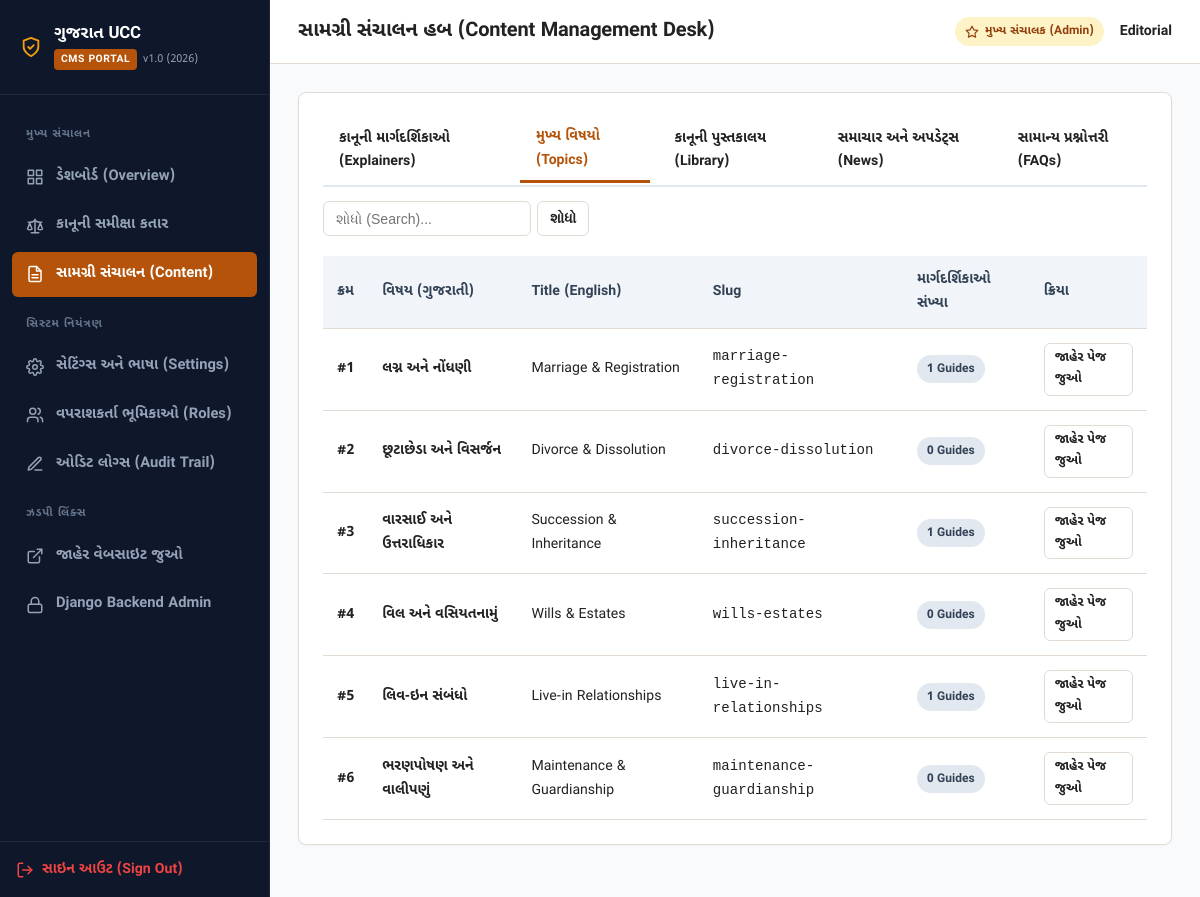
Page /portal-admin/content/?tab=topics (signed in) on the committed database.
### apps/topics/models.py (models this page shows, shortened)
class Topic(models.Model):
    name_en = models.CharField(max_length=200, help_text="e.g., Marriage & Registration")
    name_gu = models.CharField(max_length=200, help_text="e.g., લગ્ન અને નોંધણી")
    slug = models.SlugField(max_length=200, unique=True)
    summary_en = models.TextField(help_text="Concise plain-language overview of the topic.")
    summary_gu = models.TextField(help_text="ગુજરાતીમાં વિષયનો સંક્ષિપ્ત સારાંશ.")
    overview_body_en = models.TextField(blank=True, help_text="Detailed overview of UCC provisions for this topic.")
    overview_body_gu = models.TextField(blank=True, help_text="વિગતવાર જોગવાઈઓની સમજૂતી.")
    icon_name = models.CharField(max_length=50, default="scale", help_text="Icon identifier (e.g., ring, scale, tree, file, heart, shield)")
    order = models.PositiveIntegerField(default=0)
    is_active = models.BooleanField(default=True)
    meta_title_en = models.CharField(max_length=200, blank=True)
    meta_title_gu = models.CharField(max_length=200, blank=True)
    meta_desc_en = models.CharField(max_length=300, blank=True)
    meta_desc_gu = models.CharField(max_length=300, blank=True)
    class Meta:
        ordering = ['order', 'name_en']
        verbose_name = "UCC Topic"
        verbose_name_plural = "UCC Topics"
    @property
    def title_gu(self):
        return self.name_gu
    @property
    def title_en(self):
        return self.name_en

### apps/core/admin_views.py (the view, shortened to what this page needs)
# urls.py: path('portal-admin/content/', admin_views.admin_content_list, name='portal_admin_content'),
@portal_admin_required
def admin_content_list(request):
    tab = request.GET.get('tab', 'explainers')
    search_q = request.GET.get('q', '').strip()
    explainers = Explainer.objects.select_related('topic').order_by('-id')
    topics = Topic.objects.all().order_by('order')
    documents = LegalDocument.objects.all().order_by('-publication_date')
    news_items = NewsArticle.objects.all().order_by('-published_date')
    faqs = FAQ.objects.all().order_by('order')
    return render(request, 'portal_admin/content_list.html', {
        'active_tab': tab,
        'search_q': search_q,
        'explainers': explainers,
        'topics': topics,
        'documents': documents,
        'news_items': news_items,
        'faqs': faqs,
    })

### templates/portal_admin/content_list.html (shortened to what this page needs)
{% extends 'portal_admin/base_admin.html' %}
{% load core_tags %}
{% block admin_heading %}સામગ્રી સંચાલન હબ (Content Management Desk){% endblock %}
{% block admin_content %}
<div class="card-panel">
    <div style="display: flex; justify-content: space-between; align-items: center; margin-bottom: 20px; flex-wrap: wrap; gap: 14px;">
        <div style="display: flex; gap: 8px; border-bottom: 2px solid #E2E8F0; padding-bottom: 2px;">
            <a href="?tab=explainers" class="btn-portal-outline" style="border: none; {% if active_tab == 'explainers' %}color: #B45309; border-bottom: 3px solid #B45309; border-radius: 0; font-weight: 800;{% endif %}">
                કાનૂની માર્ગદર્શિકાઓ (Explainers)
            </a>
            <a href="?tab=topics" class="btn-portal-outline" style="border: none; {% if active_tab == 'topics' %}color: #B45309; border-bottom: 3px solid #B45309; border-radius: 0; font-weight: 800;{% endif %}">
                મુખ્ય વિષયો (Topics)
            </a>
            <a href="?tab=documents" class="btn-portal-outline" style="border: none; {% if active_tab == 'documents' %}color: #B45309; border-bottom: 3px solid #B45309; border-radius: 0; font-weight: 800;{% endif %}">
                કાનૂની પુસ્તકાલય (Library)
            </a>
            <a href="?tab=news" class="btn-portal-outline" style="border: none; {% if active_tab == 'news' %}color: #B45309; border-bottom: 3px solid #B45309; border-radius: 0; font-weight: 800;{% endif %}">
                સમાચાર અને અપડેટ્સ (News)
            </a>
            <a href="?tab=faqs" class="btn-portal-outline" style="border: none; {% if active_tab == 'faqs' %}color: #B45309; border-bottom: 3px solid #B45309; border-radius: 0; font-weight: 800;{% endif %}">
                સામાન્ય પ્રશ્નોત્તરી (FAQs)
            </a>
        </div>
        <div style="display: flex; gap: 10px; align-items: center;">
            <form method="get" action="" style="display: flex; gap: 6px;">
                <input type="text" name="q" value="{{ search_q }}" placeholder="શોધો (Search)..." style="padding: 8px 12px; border: 1px solid var(--border-subtle); border-radius: 6px; font-size: 0.88rem;">
                <button type="submit" class="btn-portal-outline" style="padding: 8px 12px;">શોધો</button>
            </form>
        </div>
    </div>
    {% if active_tab == 'explainers' %}
    <div class="table-responsive">
        <table class="portal-table">
            <thead>
                <tr>
                    <th>શીર્ષક (ગુજરાતી / English)</th>
                    <th>મુખ્ય વિષય</th>
                    <th>કાનૂની સ્થિતિ બેજ</th>
                    <th>સંપાદકીય સ્થિતિ</th>
                    <th>કાનૂની સમીક્ષક વકીલ</th>
                    <th>ક્રિયા</th>
                </tr>
            </thead>
            <tbody>
                {% for item in explainers %}
                <tr>
                    <td>
                        <div style="font-weight: 700; color: var(--ink-charcoal);">{{ item.title_gu }}</div>
                        <div style="font-size: 0.8rem; color: var(--muted-grey);">{{ item.title_en }}</div>
                    </td>
                    <td>
                        <span style="font-size: 0.84rem; font-weight: 600;">{{ item.topic.title_gu }}</span>
                    </td>
                    <td>
                        <span class="status-badge status-badge-warning" style="font-size: 0.72rem;">
                            {{ item.get_legal_status_badge_display }}
                        </span>
                    </td>
                    <td>
                        <span class="role-pill {% if item.editorial_status == 'PUBLISHED' %}role-admin{% elif item.editorial_status == 'LEGAL_REVIEW' %}role-legal{% else %}role-editor{% endif %}">
                            {{ item.get_editorial_status_display }}
                        </span>
                    </td>
                    <td style="font-size: 0.82rem; color: #334155;">
                        {{ item.legal_reviewer_name|default:"Advocate Review Awaited" }}
                    </td>
                    <td>
                        <div style="display: flex; gap: 8px; align-items: center;">
                            <a href="{% url 'portal_admin_explainer_edit' item.id %}" class="btn-portal-outline" style="padding: 4px 10px; font-size: 0.8rem;">
                                સંપાદન (Edit)
                            </a>
                            <a href="{% url 'explainer_detail' item.slug %}" target="_blank" style="color: #64748B;">
                                <svg class="icon-svg icon-sm" viewBox="0 0 24 24"><path d="M18 13v6a2 2 0 0 1-2 2H5a2 2 0 0 1-2-2V8a2 2 0 0 1 2-2h6"/><polyline points="15 3 21 3 21 9"/><line x1="10" y1="14" x2="21" y2="3"/></svg>
                            </a>
                        </div>
                    </td>
                </tr>
                {% empty %}
                <tr>
                    <td colspan="6" style="text-align: center; color: var(--muted-grey); padding: 30px;">
                        કોઈ માર્ગદર્શિકા મળી નથી.
                    </td>
                </tr>
                {% endfor %}
            </tbody>
        </table>
    </div>
    {% elif active_tab == 'topics' %}
    <div class="table-responsive">
        <table class="portal-table">
            <thead>
                <tr>
                    <th>ક્રમ</th>
                    <th>વિષય (ગુજરાતી)</th>
                    <th>Title (English)</th>
                    <th>Slug</th>
                    <th>માર્ગદર્શિકાઓ સંખ્યા</th>
                    <th>ક્રિયા</th>
                </tr>
            </thead>
            <tbody>
                {% for t in topics %}
                <tr>
                    <td style="font-weight: 700;">#{{ t.order }}</td>
                    <td style="font-weight: 700; color: var(--ink-charcoal);">{{ t.title_gu }}</td>
                    <td>{{ t.title_en }}</td>
                    <td><code>{{ t.slug }}</code></td>
                    <td><span class="role-pill role-editor">{{ t.explainers.count }} Guides</span></td>
                    <td>
                        <a href="{% url 'topic_detail' t.slug %}" target="_blank" class="btn-portal-outline" style="padding: 4px 10px; font-size: 0.8rem;">
                            જાહેર પેજ જુઓ
                        </a>
                    </td>
                </tr>
                {% endfor %}
            </tbody>
        </table>
    </div>
    {% endif %}
</div>
{% endblock %}

### templates/portal_admin/base_admin.html (shortened to what this page needs)
{% load static core_tags %}
<!DOCTYPE html>
<html lang="gu">
<head>
    <link rel="stylesheet" href="{% static 'css/style.css' %}">
</head>
<body class="lang-gu theme-light">
<div class="admin-layout">
    <aside class="admin-sidebar">
        <div class="admin-brand">
            <svg class="icon-svg icon-lg" style="color: #F59E0B;" viewBox="0 0 24 24"><path d="M12 22s8-4 8-10V5l-8-3-8 3v7c0 6 8 10 8 10z"/><path d="m9 12 2 2 4-4"/></svg>
            <div>
                <h2>ગુજરાત UCC</h2>
                <div style="display: flex; align-items: center; gap: 6px; margin-top: 3px;">
                    <span class="admin-brand-badge">CMS Portal</span>
                    <span style="font-size: 0.68rem; color: #94A3B8;">v1.0 (2026)</span>
                </div>
            </div>
        </div>
        <nav class="admin-nav">
            <span class="admin-nav-category">મુખ્ય સંચાલન</span>
            <a href="{% url 'portal_admin_home' %}" class="admin-nav-item {% if request.resolver_match.url_name == 'portal_admin_home' %}active{% endif %}">
                <svg class="icon-svg icon-md" viewBox="0 0 24 24"><rect x="3" y="3" width="7" height="7"/><rect x="14" y="3" width="7" height="7"/><rect x="14" y="14" width="7" height="7"/><rect x="3" y="14" width="7" height="7"/></svg>
                <span>ડેશબોર્ડ (Overview)</span>
            </a>
            <a href="{% url 'portal_admin_review_queue' %}" class="admin-nav-item {% if request.resolver_match.url_name == 'portal_admin_review_queue' %}active{% endif %}">
                <svg class="icon-svg icon-md" viewBox="0 0 24 24"><path d="m16 16 3-8 3 8c-.87.65-1.92 1-3 1s-2.13-.35-3-1Z"/><path d="m2 16 3-8 3 8c-.87.65-1.92 1-3 1s-2.13-.35-3-1Z"/><path d="M7 21h10"/><path d="M12 3v18"/><path d="M3 7h2c2 0 5-1 7-2 2 1 5 2 7 2h2"/></svg>
                <span>કાનૂની સમીક્ષા કતાર</span>
            </a>
            <a href="{% url 'portal_admin_content' %}" class="admin-nav-item {% if 'content' in request.resolver_match.url_name or 'explainer' in request.resolver_match.url_name %}active{% endif %}">
                <svg class="icon-svg icon-md" viewBox="0 0 24 24"><path d="M14 2H6a2 2 0 0 0-2 2v16a2 2 0 0 0 2 2h12a2 2 0 0 0 2-2V8z"/><polyline points="14 2 14 8 20 8"/><line x1="16" y1="13" x2="8" y2="13"/><line x1="16" y1="17" x2="8" y2="17"/></svg>
                <span>સામગ્રી સંચાલન (Content)</span>
            </a>
            <span class="admin-nav-category">સિસ્ટમ નિયંત્રણ</span>
            <a href="{% url 'portal_admin_settings' %}" class="admin-nav-item {% if request.resolver_match.url_name == 'portal_admin_settings' %}active{% endif %}">
                <span>સેટિંગ્સ અને ભાષા (Settings)</span>
            </a>
            {% if user_profile.is_portal_admin or request.user.is_superuser %}
            <a href="{% url 'portal_admin_roles' %}" class="admin-nav-item {% if request.resolver_match.url_name == 'portal_admin_roles' %}active{% endif %}">
                <svg class="icon-svg icon-md" viewBox="0 0 24 24"><path d="M16 21v-2a4 4 0 0 0-4-4H6a4 4 0 0 0-4 4v2"/><circle cx="9" cy="7" r="4"/><path d="M22 21v-2a4 4 0 0 0-3-3.87"/><path d="M16 3.13a4 4 0 0 1 0 7.75"/></svg>
                <span>વપરાશકર્તા ભૂમિકાઓ (Roles)</span>
            </a>
            {% endif %}
            <a href="{% url 'portal_admin_audit_logs' %}" class="admin-nav-item {% if request.resolver_match.url_name == 'portal_admin_audit_logs' %}active{% endif %}">
                <svg class="icon-svg icon-md" viewBox="0 0 24 24"><path d="M12 20h9"/><path d="M16.5 3.5a2.121 2.121 0 0 1 3 3L7 19l-4 1 1-4L16.5 3.5z"/></svg>
                <span>ઓડિટ લોગ્સ (Audit Trail)</span>
            </a>
            <span class="admin-nav-category">ઝડપી લિંક્સ</span>
            <a href="{% url 'home' %}" target="_blank" class="admin-nav-item">
                <svg class="icon-svg icon-md" viewBox="0 0 24 24"><path d="M18 13v6a2 2 0 0 1-2 2H5a2 2 0 0 1-2-2V8a2 2 0 0 1 2-2h6"/><polyline points="15 3 21 3 21 9"/><line x1="10" y1="14" x2="21" y2="3"/></svg>
                <span>જાહેર વેબસાઇટ જુઓ</span>
            </a>
            <a href="{% url 'admin:index' %}" target="_blank" class="admin-nav-item">
                <svg class="icon-svg icon-md" viewBox="0 0 24 24"><rect x="3" y="11" width="18" height="11" rx="2" ry="2"/><path d="M7 11V7a5 5 0 0 1 10 0v4"/></svg>
                <span>Django Backend Admin</span>
            </a>
        </nav>
        <div style="padding: 16px; border-top: 1px solid #1E293B;">
            <a href="{% url 'portal_admin_logout' %}" style="display: flex; align-items: center; gap: 8px; color: #EF4444; text-decoration: none; font-size: 0.88rem; font-weight: 700;">
                <svg class="icon-svg icon-md" viewBox="0 0 24 24"><path d="M9 21H5a2 2 0 0 1-2-2V5a2 2 0 0 1 2-2h4"/><polyline points="16 17 21 12 16 7"/><line x1="21" y1="12" x2="9" y2="12"/></svg>
                <span>સાઇન આઉટ (Sign Out)</span>
            </a>
        </div>
    </aside>
    <div class="admin-main">
        <header class="admin-topbar">
            <div>
                <h1 style="font-size: 1.25rem; font-weight: 800; color: var(--ink-charcoal);">
                    {% block admin_heading %}સંપાદકીય અને કાનૂની સંચાલન ડેશબોર્ડ{% endblock %}
                </h1>
            </div>
            <div style="display: flex; align-items: center; gap: 16px;">
                {% if user_profile.role == 'ADMIN' or request.user.is_superuser %}
                <span class="role-pill role-admin">
                    <svg class="icon-svg icon-sm" viewBox="0 0 24 24"><polygon points="12 2 15.09 8.26 22 9.27 17 14.14 18.18 21.02 12 17.77 5.82 21.02 7 14.14 2 9.27 8.91 8.26 12 2"/></svg>
                    મુખ્ય સંચાલક (Admin)
                </span>
                {% elif user_profile.role == 'LEGAL_REVIEWER' %}
                <span class="role-pill role-legal">
                    <svg class="icon-svg icon-sm" viewBox="0 0 24 24"><path d="m16 16 3-8 3 8c-.87.65-1.92 1-3 1s-2.13-.35-3-1Z"/><path d="m2 16 3-8 3 8c-.87.65-1.92 1-3 1s-2.13-.35-3-1Z"/><path d="M7 21h10"/><path d="M12 3v18"/></svg>
                    કાનૂની સમીક્ષક વકીલ (Advocate QA)
                </span>
                {% else %}
                <span class="role-pill role-editor">સામગ્રી સંપાદક (Editor)</span>
                {% endif %}
                <span style="font-size: 0.88rem; font-weight: 700; color: var(--ink-charcoal);">
                    {{ request.user.first_name|default:request.user.username }}
                </span>
            </div>
        </header>
        <main class="admin-content-area">
            {% block admin_content %}{% endblock %}
        </main>
    </div>
</div>
</body>
</html>

### rows in the picture
Topic: order "1", title_gu "લગ્ન અને નોંધણી", title_en "Marriage & Registration", slug "marriage-registration", explainers.count "1"
Topic: order "2", title_gu "છૂટાછેડા અને વિસર્જન", title_en "Divorce & Dissolution", slug "divorce-dissolution", explainers.count "0"
Topic: order "3", title_gu "વારસાઈ અને ઉત્તરાધિકાર", title_en "Succession & Inheritance", slug "succession-inheritance", explainers.count "1"
Topic: order "4", title_gu "વિલ અને વસિયતનામું", title_en "Wills & Estates", slug "wills-estates", explainers.count "0"
Topic: order "5", title_gu "લિવ-ઇન સંબંધો", title_en "Live-in Relationships", slug "live-in-relationships", explainers.count "1"
Topic: order "6", title_gu "ભરણપોષણ અને વાલીપણું", title_en "Maintenance & Guardianship", slug "maintenance-guardianship", explainers.count "0"

### other values in the picture
{{ request.user.first_name|default:request.user.username }} "Editorial"
